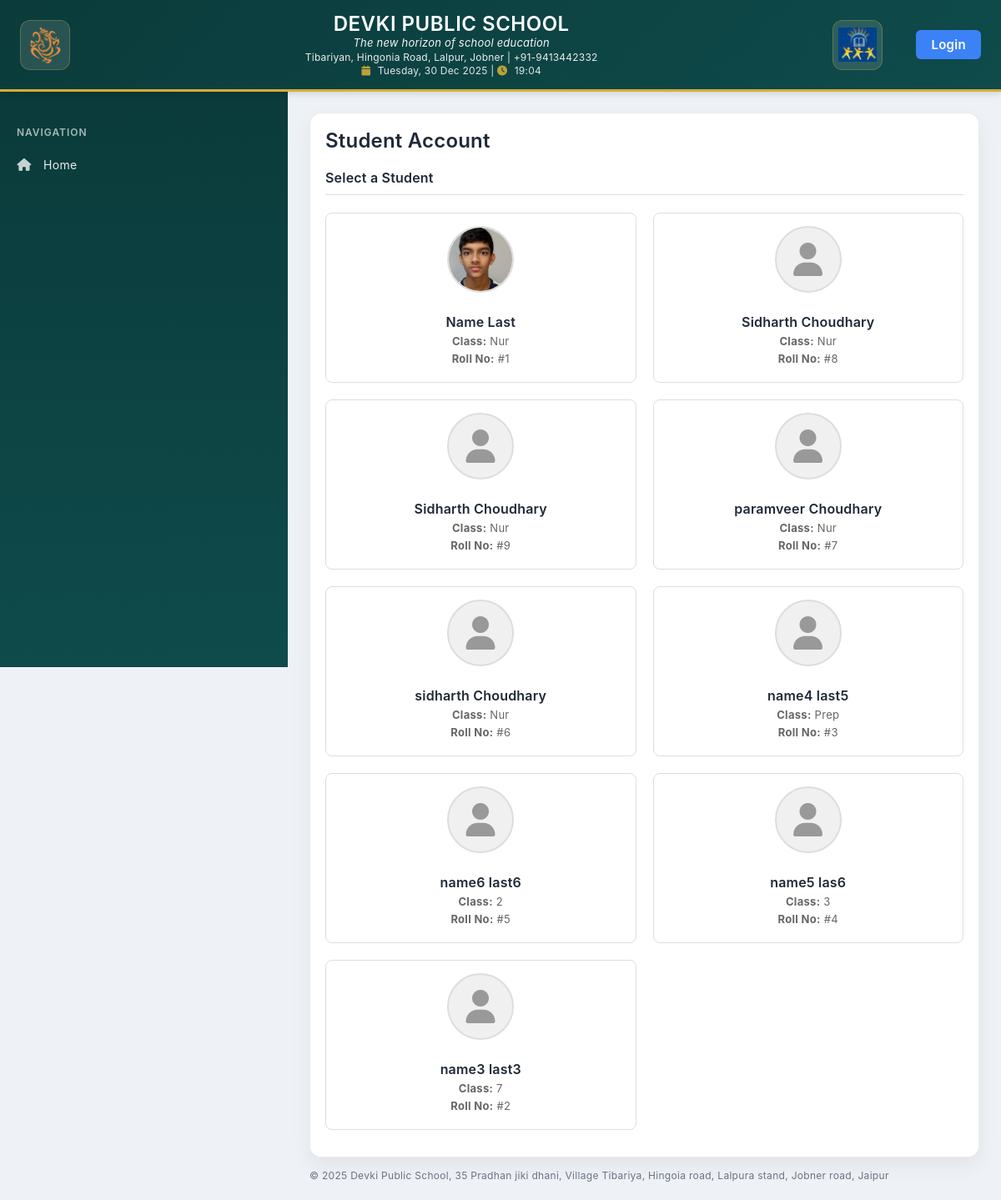
/students/account/, run on an earlier commit of the app's database.
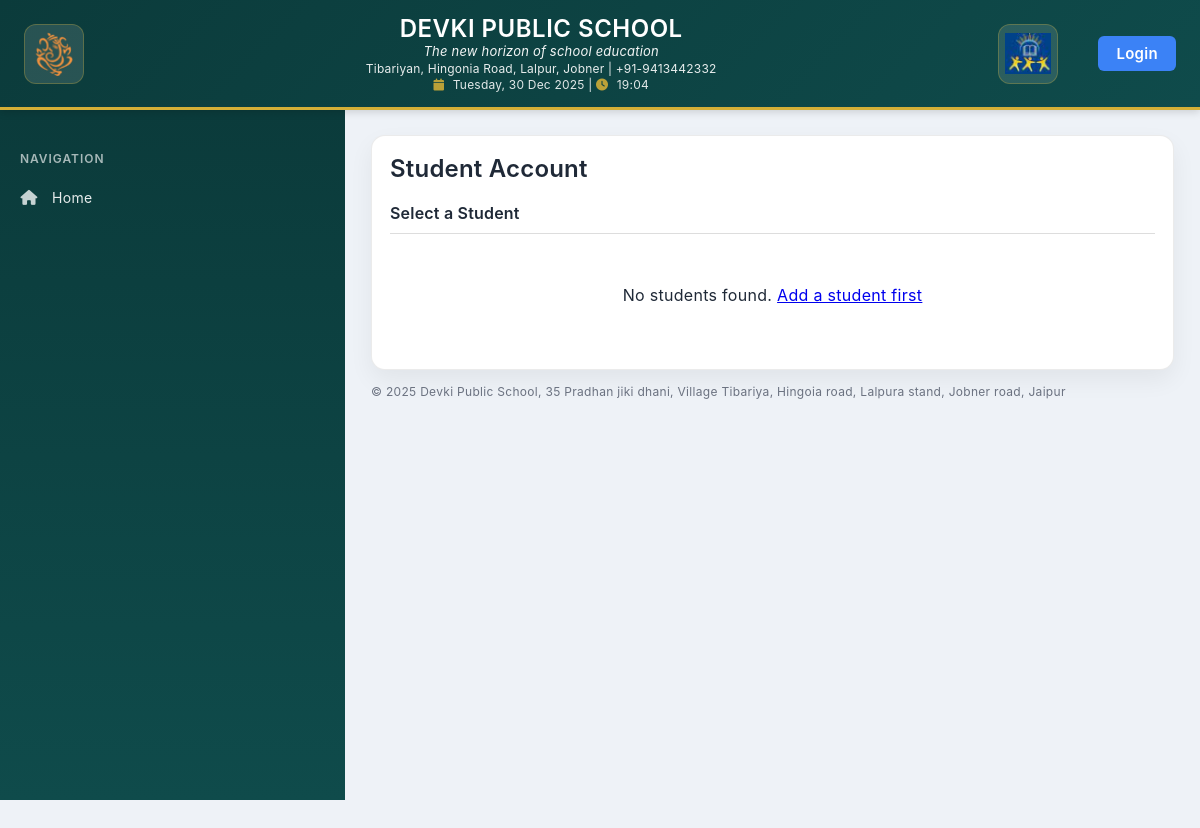
And on a later commit of the database.
### students/models.py (models this page shows, shortened)
class Student(models.Model):
    CLASS_CHOICES = [
        (1, '1'),
        (2, '2'),
        (3, '3'),
        (4, '4'),
        (5, '5'),
        (6, '6'),
        (7, '7'),
        (8, '8'),
        (9, '9'),
        (10, '10'),
        (11, '11'),
        (12, '12'),
    ]
    GENDER_CHOICES = [
        ('male', 'Male'),
        ('female', 'Female'),
        ('3rd_gender', '3rd Gender'),
    ]
    first_name = models.CharField(max_length=100, default='')
    last_name = models.CharField(max_length=100, default='')
    date_of_birth = models.DateField(null=True, blank=True)
    gender = models.CharField(max_length=20, choices=GENDER_CHOICES)
    fathers_name = models.CharField(max_length=200)
    mothers_name = models.CharField(max_length=200)
    gardians_name = models.CharField(max_length=200, blank=True, null=True)
    medical_conditions = models.TextField(blank=True, null=True)
    dietary_restrictions = models.TextField(blank=True, null=True)
    fathers_phone = models.CharField(max_length=20, blank=True, null=True)
    mothers_phone = models.CharField(max_length=20, blank=True, null=True)
    gardians_phone = models.CharField(max_length=20, blank=True, null=True)
    student_class = models.ForeignKey('Class', on_delete=models.SET_NULL, null=True, related_name='students_in_class')
    transport_method = models.BooleanField(default=False, verbose_name='Uses School Bus')
    previous_school = models.CharField(max_length=200, blank=True, null=True)
    srn = models.CharField(max_length=50, blank=True, null=True, unique=True, verbose_name='Student Registration Number')
    rte = models.BooleanField(default=False, verbose_name='Right to Education')
    primary_account_holder = models.BooleanField(default=False, verbose_name='Primary Account Holder')
    admission_date = models.DateField(blank=True, null=True, verbose_name='Admission Date')
    fees_account = models.ForeignKey('FeesAccount', on_delete=models.SET_NULL, null=True, blank=True, related_name='students')
    session = models.ForeignKey('dailyLedger.Session', on_delete=models.SET_NULL, null=True, blank=True, related_name='students')
    image = models.ImageField(upload_to='students/', blank=True, null=True)
    created_at = models.DateTimeField(auto_now_add=True)
    updated_at = models.DateTimeField(auto_now=True)
    class Meta:
        ordering = ['student_class__age', 'first_name', 'last_name']
    @property
    def name(self):
        return f"{self.first_name} {self.last_name}"

class Class(models.Model):
    class_name = models.CharField(max_length=100, unique=True)
    class_code = models.CharField(max_length=5, unique=True, blank=True, null=True)
    age = models.IntegerField()
    created_at = models.DateTimeField(auto_now_add=True)
    updated_at = models.DateTimeField(auto_now=True)
    class Meta:
        ordering = ['age']
        verbose_name_plural = "Classes"
    def __str__(self):
        return f"{self.class_code}"

### students/views.py (the view)
# urls.py: path('account/', views.select_student_for_account, name='select_student_account'),
def select_student_for_account(request):
    students = Student.objects.all().order_by('student_class', 'first_name')
    return render(request, 'students/select_student_account.html', {'students': students})

### students/templates/students/select_student_account.html (shortened to what this page needs)
{% extends "website/base.html" %}
{% block content %}
<h2 style="margin-top:0;">Student Account</h2>
<div class="card" style="margin-bottom:14px;">
  <h4 style="margin-top:0; padding-bottom:10px; border-bottom: 1px solid #ddd;">Select a Student</h4>
  {% if students %}
  <div class="student-grid">
    {% for student in students %}
    <a href="{% url 'student_account_detail' student.id %}" class="student-card">
      <div class="student-card-content">
        {% if student.image %}
          <img src="{{ student.image.url }}" alt="{{ student.name }}" class="student-card-image">
        {% else %}
          <div class="student-card-image-placeholder">
            <i class="fa-solid fa-user"></i>
          </div>
        {% endif %}
        <div class="student-card-info">
          <h4>{{ student.name }}</h4>
          <p><strong>Class:</strong> {{ student.student_class }}</p>
          <p><strong>Roll No:</strong> #{{ student.id }}</p>
        </div>
      </div>
    </a>
    {% endfor %}
  </div>
  {% else %}
  <p style="text-align: center; padding: 30px;">No students found. <a href="{% url 'add_student' %}">Add a student first</a></p>
  {% endif %}
</div>
{% endblock %}

### website/templates/website/base.html (shortened to what this page needs)
{% load static %}
<!doctype html>
<html lang="en">
<head>
  <link rel="stylesheet" href="https://cdnjs.cloudflare.com/ajax/libs/font-awesome/6.5.0/css/all.min.css">
  <link rel="stylesheet" href="{% static 'website/base.css' %}">
</head>
<body>
  <div class="topbar" style="width: 100vw;">
    <div class="topbar-inner">
      <div class="logo-box">
        <img src="{% static 'website/logo_left.png' %}" alt="Ganesh Ji">
      </div>
      <div class="topbar-center">
        <h1 class="school-title">DEVKI PUBLIC SCHOOL</h1>
        <p class="school-tagline">The new horizon of school education</p>
        <p class="school-address">Tibariyan, Hingonia Road, Lalpur, Jobner | +91-9413442332</p>
        <div class="topbar-datetime"><i class="fas fa-calendar"></i> {% now "l, d M Y" %} | <i class="fas fa-clock"></i> {% now "H:i" %}</div>
      </div>
      <div class="logo-box">
        <img src="{% static 'website/logo_right.png' %}" alt="School Logo">
      </div>
      <div class="topbar-auth" style="display: flex; align-items: center; margin-left: 20px;">
        {% if user.is_authenticated %}
          <form action="{% url 'logout' %}" method="post" style="display:inline;">
            {% csrf_token %}
            <button type="submit" style="padding: 8px 18px; background: #d32f2f; color: white; border-radius: 6px; text-decoration: none; font-weight: 600; font-size: 15px; transition: background 0.2s; border: none; cursor: pointer;">Logout</button>
          </form>
        {% else %}
          <a href="/accounts/login/" class="login-btn" style="padding: 8px 18px; background: #3b82f6; color: white; border-radius: 6px; text-decoration: none; font-weight: 600; font-size: 15px; transition: background 0.2s; border: none; cursor: pointer;">Login</a>
        {% endif %}
      </div>
    </div>
  </div>
  <aside class="sidebar">
    <div class="section-title">Navigation</div>
    <a class="nav-link {% if request.path == '/' %}active{% endif %}" href="/">
      <i class="fa-solid fa-house"></i> Home
    </a>
  </aside>
  <main class="main">
    <div class="content-card">
      {% block content %}{% endblock %}
    </div>
    <div class="footer">
      © {% now "Y" %} Devki Public School, 35 Pradhan jiki dhani, Village Tibariya, Hingoia road, Lalpura stand, Jobner road, Jaipur
    </div>
  </main>
</body>
</html>

### website/static/website/base.css (style rules this page uses)
:root { --sidebar-w: 345px; --topbar-h: 110px; --teal-900: #0b3b3b; --teal-800: #0f4b4b; --teal-700: #146060; --gold: #d4af37; --bg: #eef2f7; --card: #ffffff; --text: #1f2937; --muted: #6b7280; --border: rgba(0,0,0,0.08); }
* { box-sizing:border-box; }
html, body { height:100%; }
body { margin:0; font-family: -apple-system, BlinkMacSystemFont, 'Segoe UI', 'Helvetica Neue', sans-serif; font-weight: 400; letter-spacing: 0.3px; background: var(--bg); color: var(--text); }
h1, h2, h3, h4, h5, h6 { font-family: -apple-system, BlinkMacSystemFont, 'Segoe UI', 'Helvetica Neue', sans-serif; font-weight: 600; letter-spacing: 0.2px; }
p, div, span, label, a { font-family: -apple-system, BlinkMacSystemFont, 'Segoe UI', 'Helvetica Neue', sans-serif; font-weight: 400; }
.topbar { position: fixed; top:0; left:0; right:0; height: var(--topbar-h); background: linear-gradient(135deg, var(--teal-900) 0%, var(--teal-800) 100%); border-bottom: 3px solid var(--gold); z-index: 1000; box-shadow: 0 2px 8px rgba(0,0,0,0.15); }
.topbar-inner { height:100%; display:flex; align-items:center; justify-content:space-between; padding: 0 24px; gap: 20px; }
.topbar-center { flex: 1; text-align:center; color: #fff; line-height: 1.1; }
.school-title { margin:0; font-size: 24px; font-weight: 600; letter-spacing: 0.5px; text-transform: uppercase; margin-bottom: 2px; font-family: -apple-system, BlinkMacSystemFont, 'Segoe UI', 'Helvetica Neue', sans-serif; }
.school-tagline { margin: 0 0 3px 0; font-size: 13px; opacity: 0.95; font-style: italic; font-weight: 400; font-family: -apple-system, BlinkMacSystemFont, 'Segoe UI', 'Helvetica Neue', sans-serif; letter-spacing: 0.2px; }
.school-address { margin: 0 0 3px 0; font-size: 12px; opacity: 0.90; font-weight: 400; font-family: -apple-system, BlinkMacSystemFont, 'Segoe UI', 'Helvetica Neue', sans-serif; letter-spacing: 0.2px; }
.topbar-datetime { color:#fff; font-size:12px; opacity:0.88; white-space: nowrap; font-weight: 400; font-family: -apple-system, BlinkMacSystemFont, 'Segoe UI', 'Helvetica Neue', sans-serif; letter-spacing: 0.2px; }
.topbar-datetime i { margin-right: 5px; color: var(--gold); }
.logo-box { width:60px; height:60px; border-radius: 12px; display:flex; align-items:center; justify-content:center; overflow:hidden; background: rgba(255,255,255,0.12); border: 1.5px solid rgba(212,175,55,0.3); transition: all 0.3s ease; }
.logo-box img { width:100%; height:100%; object-fit:contain; padding: 6px; }
.sidebar { position: fixed; top: var(--topbar-h); left: 0; width: var(--sidebar-w); height: calc(100vh - var(--topbar-h)); background: linear-gradient(180deg, var(--teal-900), var(--teal-800)); color: #fff; padding: 16px 0; overflow-y: auto; z-index: 900; font-family: -apple-system, BlinkMacSystemFont, 'Segoe UI', 'Helvetica Neue', sans-serif; }
.sidebar .section-title { margin: 16px 20px 12px; font-size: 12px; opacity: 0.85; letter-spacing: 0.08em; text-transform: uppercase; font-weight: 600; color: rgba(255,255,255,0.75); }
.nav-link { display:flex; align-items:center; gap: 14px; padding: 11px 20px; margin: 2px 0; text-decoration:none; color: rgba(255,255,255,0.9); border: none; background: transparent; transition: background .2s ease, color .2s ease; font-size: 14px; font-weight: 400; font-family: inherit; letter-spacing: 0.3px; }
.nav-link i { width: 18px; text-align:center; opacity: 0.85; font-size: 15px; }
.main { margin-top: var(--topbar-h); margin-left: var(--sidebar-w); padding: 22px 26px; min-height: calc(100vh - var(--topbar-h)); }
.content-card { background: var(--card); border: 1px solid var(--border); border-radius: 14px; box-shadow: 0 10px 25px rgba(0,0,0,0.06); padding: 18px; }
.footer { margin-top: 14px; font-size: 12px; color: var(--muted); }
.topbar { position: fixed; top: 0; left: 0; right: 0; z-index: 1000; }
.sidebar, .main { padding-top: 25px; }
.main { box-sizing: border-box; }

What changed in the data, as far as the page shows it:
removed Student: image (picture), name "Name Last", student_class "Nur", id "1"
removed Student: name "Sidharth Choudhary", student_class "Nur", id "8"
removed Student: name "Sidharth Choudhary", student_class "Nur", id "9"
removed Student: name "paramveer Choudhary", student_class "Nur", id "7"
removed Student: name "sidharth Choudhary", student_class "Nur", id "6"
removed Student: name "name4 last5", student_class "Prep", id "3"
removed Student: name "name6 last6", student_class "2", id "5"
removed Student: name "name5 las6", student_class "3", id "4"
removed Student: name "name3 last3", student_class "7", id "2"
Also different on the page:
text now shown: "No students found. Add a student first"
